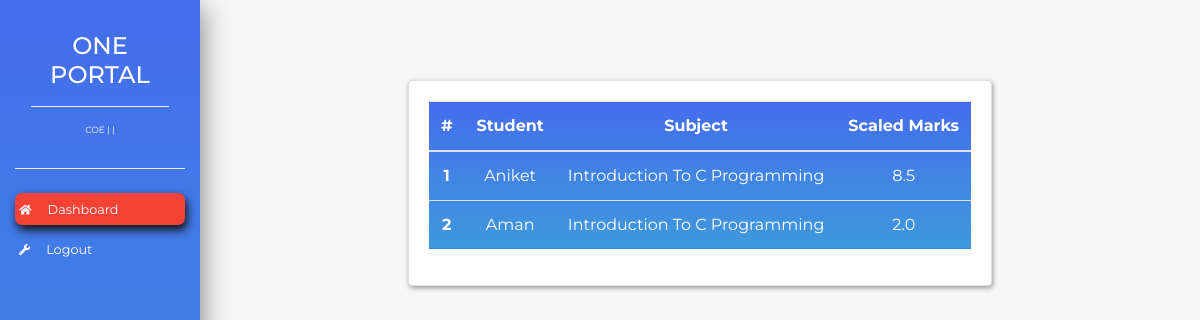
/academic/coe/scaleMarks/quiz/1, run on an earlier commit of the app's database.
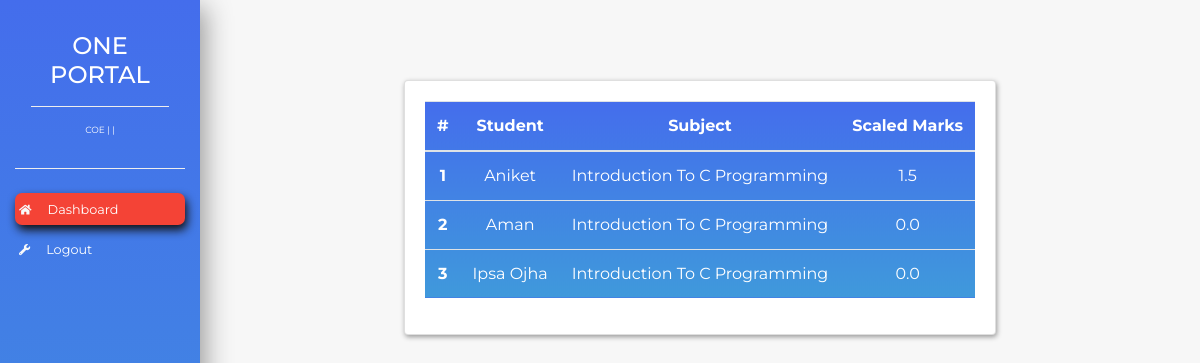
And on a later commit of the database.
### academics/models.py (models this page shows, shortened)
class stud_details(models.Model):#Student Information
    id = models.AutoField(primary_key=True)
    EnrollmentNumber = models.CharField(max_length=10)
    FullName = models.CharField(max_length=100)
    Department = models.ForeignKey('Department',on_delete=models.CASCADE)
    program = models.ForeignKey('program',on_delete=models.CASCADE)
    BatchYear = models.CharField(max_length=10)
    UniversityEmailID = models.CharField(max_length=100)
    PersonalEmailID = models.CharField(max_length=100)
    Phone = models.BigIntegerField()
    currentSemester = models.IntegerField(blank=True)
    StreetAddress = models.CharField(max_length=100)
    District = models.CharField(max_length=10)
    State = models.CharField(max_length=20)
    PinCode = models.IntegerField()
    LastQualification = models.CharField(max_length=100)

class subjects(models.Model):
    id = models.AutoField(primary_key=True)
    subjectCode = models.CharField(max_length=10)
    subjectName = models.CharField(max_length=50)
    LessonPlan = models.FileField(upload_to='media')
    Semester = models.IntegerField()
    TaughtBy = models.ForeignKey('faculty' , on_delete=models.CASCADE,blank=True)
    Credit = models.CharField(max_length=10)
    Department = models.ForeignKey('Department', on_delete=models.CASCADE)

### academics/views.py (the view)
# urls.py: path('coe/scaleMarks/quiz/<str:id>',views.CoeScaleMarksView),
def CoeScaleMarksView(request,id):
    subject= subjects.objects.get(id=id)
    quizReportPacket = quizGrades.objects.all()
    quizPacket = quizReportPacket.filter(
                student__in = Subquery(lectureEnrollment.objects.filter(lecture=subject).values('student'))
            ).order_by('marks')
    studentObject = lectureEnrollment.objects.filter(lecture=subject)
    mainPacket = []
    for i in studentObject:
        lst=[]
        quizDataPacket = quizPacket.filter(student=i.student).order_by('marks')
        print(len(quizDataPacket))
        if len(quizDataPacket)>=3:
            quizDataPacket = quizDataPacket[:3]
            for i in quizDataPacket:
                lst.append(i.marks)
        elif len(quizDataPacket)==2:
            quizDataPacket = quizDataPacket[:2]
            for i in quizDataPacket:
                lst.append(i.marks)
        elif len(quizDataPacket) == 1:
            quizDataPacket = quizDataPacket[:1]
            for i in quizDataPacket:
                lst.append(i.marks)
        else:
            messages.error(request,'Critical Failure at DB, Dirty values Occured!')
        print(lst)
        total=30
        print("total marks: ",sum(lst),"/",total)
        percent=(sum(lst)/total)*100
        cal_per=(percent/100)*(int(weightage.objects.get(mode=modes.objects.get(name="quiz")).percentage)*3)
        arred = lambda x,n : x*(10**n)//1/(10**n)
        dataDictionary= {
            'student':i.student,
            'scaledMarks':arred(cal_per,2),
            'subject':subject
        }
        mainPacket.append(dataDictionary)
    context = {
        'mainPacket':mainPacket
    }
    return render(request,'coe/scale.html',context)

### templates/coe/scale.html (shortened to what this page needs)
{% load static %}
<!doctype html>
<html lang="en">
<head>
    <link rel="stylesheet" href="https://maxcdn.bootstrapcdn.com/bootstrap/4.5.2/css/bootstrap.min.css">
    <link rel="stylesheet" href="{% static 'css/style_dash.css' %}">
</head>
<body>
    <nav class="navbar navbar-expand-lg navbar-light">
        <div class="collapse navbar-collapse" id="navbarSupportedContent">
            <div class="container-fluid">
                <div class="row">
                    <div class="col-xl-2 col-lg-3 col-md-4 sidebar fixed-top">
                        <div class="bottom-border p-3 mt-3">
                            <div class="one-portal bottom-border">
                                <h4 class="text-white text-uppercase text-center mb-3">One Portal</h4>
                            </div>
                            <div class="info my-3 text-center">
                                <p class="text-center text-white custom-small">COE | {{data.FacultyID.EmployeeID}} | {{data.Department}} </p>
                            </div>
                        </div>
                        <ul class="navbar-nav flex-column mt-4">
                            <li class="nav-item"><a href="/" class="nav-link text-white p-1 mb-2 current"><small><i class="fas fa-home text-light fa-sm mr-3"></i>Dashboard</small></a></li>
                            <li class="nav-item"><a href="/accounts/logout" class="nav-link text-white p-1 mb-2 sidebar-link"><small><i class="fas fa-wrench text-light fa-sm mr-3"></i>Logout</small></a>
                            </li>
                        </ul>
                    </div>
                </div>
            </div>
        </div>
    </nav>
    <section>
        <div class="container-fluid">
            <div class="row">
                <div class="col-xl-10 col-lg-9 col-md-8 ml-auto">
                    <div class="row pt-md-5 mt-md-3 mb-5 justify-content-center">
                        <div class="card card-common">
                            <div class="card-body">
                                <table class="table theme-background text-center">
                                    <thead>
                                        <tr class="text-white">
                                            <th scope="col">#</th>
                                            <th scope="col">Student</th>
                                            <th scope="col">Subject</th>
                                            <th scope="col">Scaled Marks</th>
                                        </tr>
                                    </thead>
                                    <tbody>
                                        {% for i in mainPacket %}
                                        <tr class="text-white">
                                            <th scope="row">{{forloop.counter}}</th>
                                            <td class="text-capitalize">{{i.student.FullName}}</td>
                                            <td class="text-capitalize">{{i.subject.subjectName}}</td>
                                            <td>{{i.scaledMarks}}</td>
                                        </tr>
                                        {% endfor %}
                                    </tbody>
                                </table>
                            </div>
                        </div>
                    </div>
                </div>
            </div>
        </div>
    </section>
</body>
</html>

What changed in the data, as far as the page shows it:
computed for stud_details "Aniket": scaledMarks "8.5" → "1.5"
computed for stud_details "Aman": scaledMarks "2.0" → "0.0"
added stud_details: student.FullName "Ipsa Ojha", subject.subjectName "Introduction To C Programming", scaledMarks "0.0"
